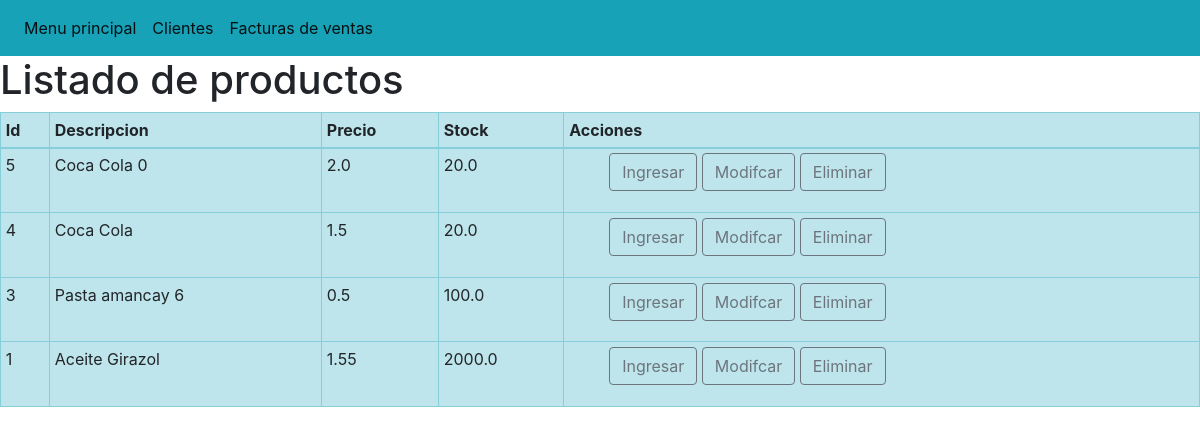
The app's page /listarproducto/ with its own data.
### app/models.py (models this page shows, shortened)
class Producto(models.Model):
    descripcion = models.CharField(max_length=100)
    precio = models.FloatField(default=0)
    stock = models.FloatField(default=0)
    iva = models.BooleanField(default=True)
    creacion = models.DateTimeField(
        auto_now_add=True, verbose_name="Fecha Creacion")
    modificacion = models.DateTimeField(
        auto_now=True, verbose_name="Fecha Modificacion")
    class Meta:
        verbose_name = 'Producto'
        verbose_name_plural = 'Productos'
        ordering = ["-creacion"]

### app/views.py (the view)
# urls.py: path('listarproducto/', listarProducto, name='listarproducto'),
def listarProducto(request):
    producto = Producto.objects.all( )
    opciones = {'Menu': 'Menu principal', 'Cliente': 'Clientes', 'Factura':'Facturas de ventas',
    'productos': producto}
    return render(request, 'listar_producto.html', opciones)

### templates/listar_producto.html (shortened to what this page needs)
<!DOCTYPE html>
<html lang="en">
<head>
    {% load static %}
    <link href="{% static 'bootstrap/css/bootstrap.min.css' %}" rel="stylesheet">
</head>
<body>
    <nav class="navbar navbar-expand-lg navbar-light bg-info"  style="background-color:	#7CFC00" >
       <ul class="navbar-nav mr-auto">
        <li class="nav-item active">
            <a class="nav-link active" href='/'>{{ Menu }}</a>
        </li>
        <li class="nav-item active">
            <a class="nav-link active" href='/listarcliente'>{{ Cliente }}</a>
        </li>
        <li class="nav-item active">
            <a class="nav-link active" href='/listarfactura'>{{ Factura }}</a>
        </li>
        </ul>
    </nav>
    <h1>Listado de productos</h1>
    <table class="table table-sm table-info table table-bordered">
        <thead>
            <tr>
                <th>Id</th>
                <th>Descripcion</th>
                <th>Precio</th>
                <th>Stock</th>
                <th>Acciones</th>
            </tr>
        </thead>
        <body>
            {% for producto in productos %}
            <tr>
                <td>{{producto.id }}</td>
                <td>{{producto.descripcion }}</td>
                <td>{{producto.precio }}</td>
                <td>{{producto.stock }}</td>
                <td>
                    <ul>
                        <l1><a class="btn btn-outline-secondary" href="{% url 'producto' %}">Ingresar</a></l1>
                        <l1><a class="btn btn-outline-secondary" href="{% url 'editarproducto' producto.id %}">Modifcar</a></l1>
                        <l1><a class="btn btn-outline-secondary" href="{% url 'eliminarproducto' producto.id %}">Eliminar</a></l1>
                    </ul>
                </td>
            </tr>
            {% endfor %}
        </body>
    </table>
</body>
</html>

### records on screen
Producto: id "5", descripcion "Coca Cola 0", precio "2.0", stock "20.0"
Producto: id "4", descripcion "Coca Cola", precio "1.5", stock "20.0"
Producto: id "3", descripcion "Pasta amancay 6", precio "0.5", stock "100.0"
Producto: id "1", descripcion "Aceite Girazol", precio "1.55", stock "2000.0"

### other values on screen
{{ Menu }} "Menu principal"
{{ Cliente }} "Clientes"
{{ Factura }} "Facturas de ventas"
